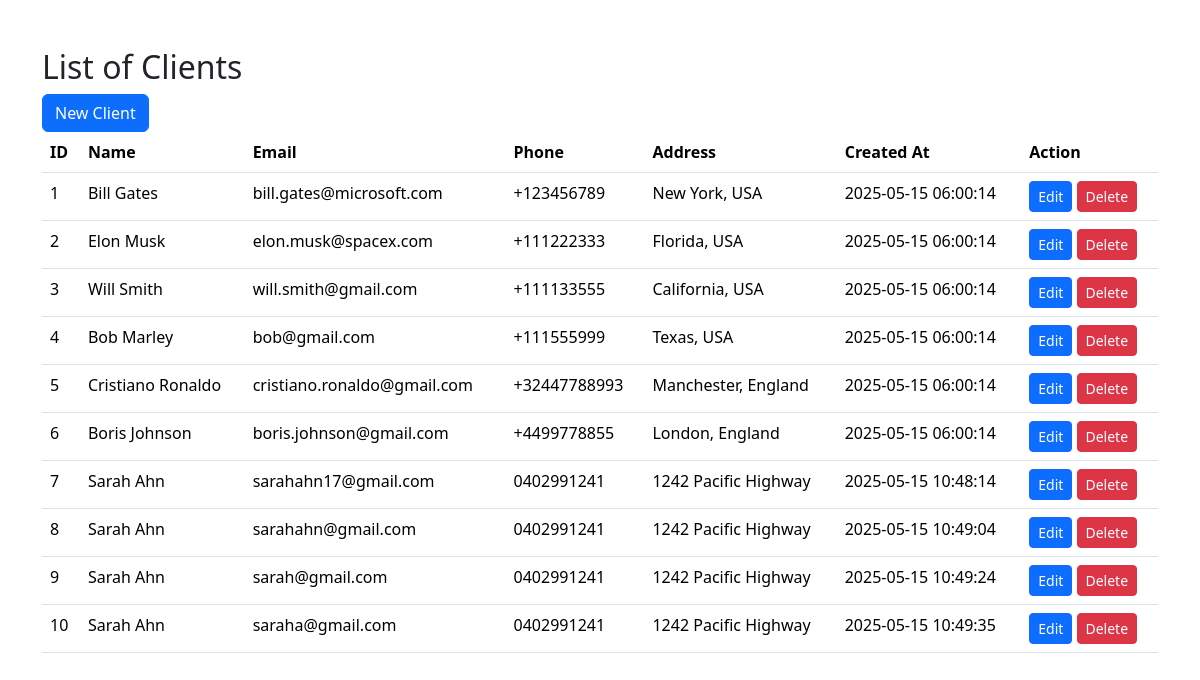
Before: / with the older database file.
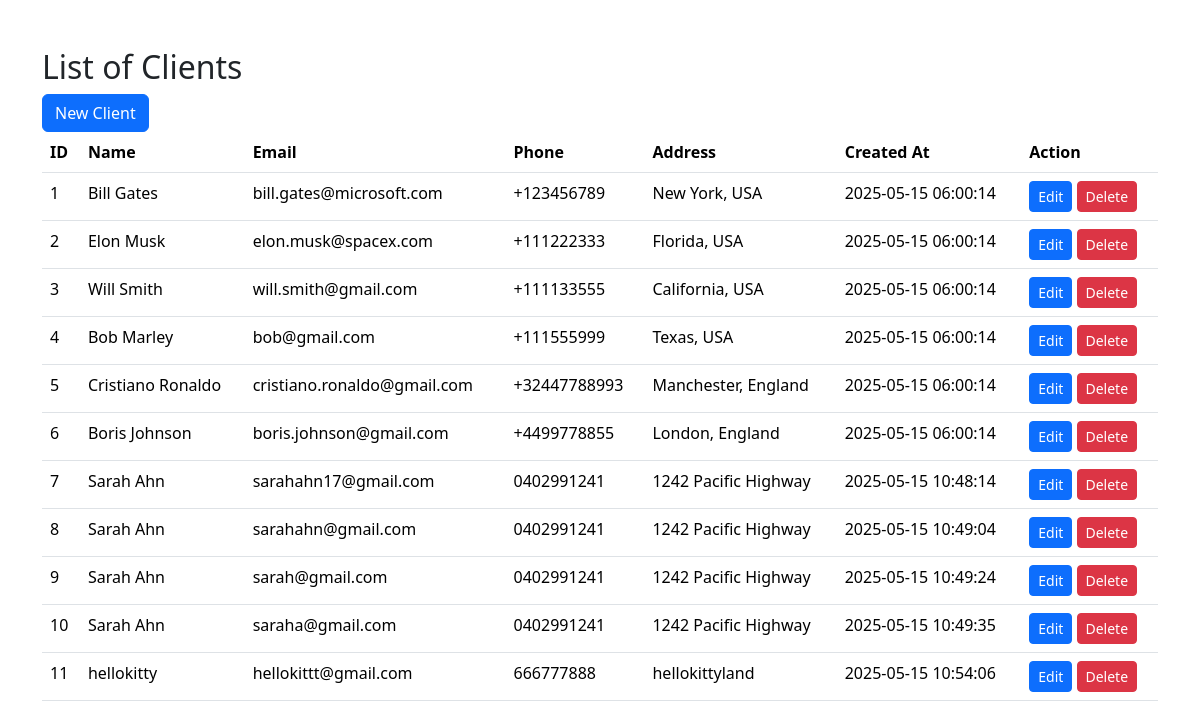
After: the same page with the newer database file.
### tables this page shows
CREATE TABLE clients (
    id INTEGER PRIMARY KEY AUTOINCREMENT,
    name TEXT NOT NULL,
    email TEXT NOT NULL UNIQUE,
    phone TEXT,
    address TEXT,
    created_at DATETIME NOT NULL DEFAULT CURRENT_TIMESTAMP);

### index.php (the view, shortened to what this page needs)
<!DOCTYPE html>
<html lang="en">
<head>
    <link rel="stylesheet" href="https://cdn.jsdelivr.net/npm/bootstrap@5.3.6/dist/css/bootstrap.min.css" rel="stylesheet">
</head>
<body>
    <div class="container my-5">
        <h2>List of Clients</h2>
        <a class="btn btn-primary" href ="create.php" role="button">New Client</a>
        <br>
        <table class="table">
            <thead>
                <tr>
                    <th>ID</th>
                    <th>Name</th>
                    <th>Email</th>
                    <th>Phone</th>
                    <th>Address</th>
                    <th>Created At</th>
                    <th>Action</th>
                </tr>
            </thead>
            <tbody>
            <?php
                try {
                    $connection = new SQLite3("user_info.db");
                } catch (Exception $e) {
                    die("Connection failed: " . $e->getMessage());
                }
                $sql = "SELECT * FROM clients";
                $result = $connection->query($sql);
                while ($row = $result->fetchArray(SQLITE3_ASSOC)) {
                    echo '
                    <tr>
                        <td>' . $row['id'] . '</td>
                        <td>' . $row['name'] . '</td>
                        <td>' . $row['email'] . '</td>
                        <td>' . $row['phone'] . '</td>
                        <td>' . $row['address'] . '</td>
                        <td>' . $row['created_at'] . '</td>
                        <td>
                            <a class="btn btn-primary btn-sm" href="edit.php?id=' . $row['id'] . '">Edit</a>
                            <a class="btn btn-danger btn-sm" href="delete.php?id=' . $row['id'] . '">Delete</a>
                        </td>
                    </tr>';
                  }
                ?>
            </tbody>
        </table>
    </div>
</body>
</html>

Changed rows visible on the page:
added clients: id "11", name "hellokitty", email "hellokittt@gmail.com", phone "666777888", address "hellokittyland", created_at "2025-05-15 10:54:06"
